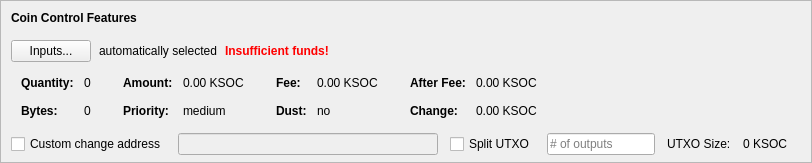
    <widget class="QFrame" name="frameCoinControl">
     <property name="sizePolicy">
      <sizepolicy hsizetype="Expanding" vsizetype="Expanding">
       <horstretch>0</horstretch>
       <verstretch>0</verstretch>
      </sizepolicy>
     </property>
     <property name="maximumSize">
      <size>
       <width>16777215</width>
       <height>16777215</height>
      </size>
     </property>
     <property name="frameShape">
      <enum>QFrame::StyledPanel</enum>
     </property>
     <property name="frameShadow">
      <enum>QFrame::Sunken</enum>
     </property>
     <layout class="QVBoxLayout" name="verticalLayoutCoinControl2">
      <property name="spacing">
       <number>0</number>
      </property>
      <property name="leftMargin">
       <number>0</number>
      </property>
      <property name="topMargin">
       <number>0</number>
      </property>
      <property name="rightMargin">
       <number>0</number>
      </property>
      <property name="bottomMargin">
       <number>6</number>
      </property>
      <item>
       <layout class="QVBoxLayout" name="verticalLayoutCoinControl" stretch="0,0,0,0,1">
        <property name="spacing">
         <number>0</number>
        </property>
        <property name="leftMargin">
         <number>10</number>
        </property>
        <property name="topMargin">
         <number>10</number>
        </property>
        <item>
         <layout class="QHBoxLayout" name="horizontalLayoutCoinControl1">
          <property name="bottomMargin">
           <number>15</number>
          </property>
          <item>
           <widget class="QLabel" name="labelCoinControlFeatures">
            <property name="sizePolicy">
             <sizepolicy hsizetype="Preferred" vsizetype="Maximum">
              <horstretch>0</horstretch>
              <verstretch>0</verstretch>
             </sizepolicy>
            </property>
            <property name="font">
             <font>
              <weight>75</weight>
              <bold>true</bold>
             </font>
            </property>
            <property name="styleSheet">
             <string notr="true">font-weight:bold;</string>
            </property>
            <property name="text">
             <string>Coin Control Features</string>
            </property>
           </widget>
          </item>
         </layout>
        </item>
        <item>
         <layout class="QHBoxLayout" name="horizontalLayoutCoinControl2" stretch="0,0,0,0">
          <property name="spacing">
           <number>8</number>
          </property>
          <property name="bottomMargin">
           <number>10</number>
          </property>
          <item>
           <widget class="QPushButton" name="pushButtonCoinControl">
            <property name="styleSheet">
             <string notr="true"/>
            </property>
            <property name="text">
             <string>Inputs...</string>
            </property>
            <property name="autoDefault">
             <bool>false</bool>
            </property>
           </widget>
          </item>
          <item>
           <widget class="QLabel" name="labelCoinControlAutomaticallySelected">
            <property name="text">
             <string>automatically selected</string>
            </property>
            <property name="margin">
             <number>5</number>
            </property>
           </widget>
          </item>
          <item>
           <widget class="QLabel" name="labelCoinControlInsuffFunds">
            <property name="font">
             <font>
              <weight>75</weight>
              <bold>true</bold>
             </font>
            </property>
            <property name="styleSheet">
             <string notr="true">color:red;font-weight:bold;</string>
            </property>
            <property name="text">
             <string>Insufficient funds!</string>
            </property>
            <property name="margin">
             <number>5</number>
            </property>
           </widget>
          </item>
          <item>
           <spacer name="horizontalSpacerCoinControl">
            <property name="orientation">
             <enum>Qt::Horizontal</enum>
            </property>
            <property name="sizeHint" stdset="0">
             <size>
              <width>40</width>
              <height>1</height>
             </size>
            </property>
           </spacer>
          </item>
         </layout>
        </item>
        <item>
         <widget class="QWidget" name="widgetCoinControl" native="true">
          <property name="sizePolicy">
           <sizepolicy hsizetype="Preferred" vsizetype="Preferred">
            <horstretch>0</horstretch>
            <verstretch>0</verstretch>
           </sizepolicy>
          </property>
          <property name="minimumSize">
           <size>
            <width>0</width>
            <height>0</height>
           </size>
          </property>
          <property name="styleSheet">
           <string notr="true"/>
          </property>
          <layout class="QHBoxLayout" name="horizontalLayoutCoinControl5">
           <property name="leftMargin">
            <number>0</number>
           </property>
           <property name="topMargin">
            <number>0</number>
           </property>
           <property name="rightMargin">
            <number>0</number>
           </property>
           <property name="bottomMargin">
            <number>0</number>
           </property>
           <item>
            <layout class="QHBoxLayout" name="horizontalLayoutCoinControl3" stretch="0,0,0,1">
             <property name="spacing">
              <number>20</number>
             </property>
             <property name="topMargin">
              <number>0</number>
             </property>
             <property name="bottomMargin">
              <number>10</number>
             </property>
             <item>
              <layout class="QFormLayout" name="formLayoutCoinControl1">
               <property name="horizontalSpacing">
                <number>10</number>
               </property>
               <property name="verticalSpacing">
                <number>14</number>
               </property>
               <property name="leftMargin">
                <number>10</number>
               </property>
               <property name="topMargin">
                <number>4</number>
               </property>
               <property name="rightMargin">
                <number>6</number>
               </property>
               <item row="0" column="0">
                <widget class="QLabel" name="labelCoinControlQuantityText">
                 <property name="font">
                  <font>
                   <weight>75</weight>
                   <bold>true</bold>
                  </font>
                 </property>
                 <property name="text">
                  <string>Quantity:</string>
                 </property>
                 <property name="margin">
                  <number>0</number>
                 </property>
                </widget>
               </item>
               <item row="0" column="1">
                <widget class="QLabel" name="labelCoinControlQuantity">
                 <property name="cursor">
                  <cursorShape>IBeamCursor</cursorShape>
                 </property>
                 <property name="contextMenuPolicy">
                  <enum>Qt::ActionsContextMenu</enum>
                 </property>
                 <property name="text">
                  <string notr="true">0</string>
                 </property>
                 <property name="margin">
                  <number>0</number>
                 </property>
                 <property name="textInteractionFlags">
                  <set>Qt::LinksAccessibleByMouse|Qt::TextSelectableByKeyboard|Qt::TextSelectableByMouse</set>
                 </property>
                </widget>
               </item>
               <item row="1" column="0">
                <widget class="QLabel" name="labelCoinControlBytesText">
                 <property name="font">
                  <font>
                   <weight>75</weight>
                   <bold>true</bold>
                  </font>
                 </property>
                 <property name="text">
                  <string>Bytes:</string>
                 </property>
                </widget>
               </item>
               <item row="1" column="1">
                <widget class="QLabel" name="labelCoinControlBytes">
                 <property name="cursor">
                  <cursorShape>IBeamCursor</cursorShape>
                 </property>
                 <property name="contextMenuPolicy">
                  <enum>Qt::ActionsContextMenu</enum>
                 </property>
                 <property name="text">
                  <string notr="true">0</string>
                 </property>
                 <property name="textInteractionFlags">
                  <set>Qt::LinksAccessibleByMouse|Qt::TextSelectableByKeyboard|Qt::TextSelectableByMouse</set>
                 </property>
                </widget>
               </item>
              </layout>
             </item>
             <item>
              <layout class="QFormLayout" name="formLayoutCoinControl2">
               <property name="horizontalSpacing">
                <number>10</number>
               </property>
               <property name="verticalSpacing">
                <number>14</number>
               </property>
               <property name="leftMargin">
                <number>6</number>
               </property>
               <property name="topMargin">
                <number>4</number>
               </property>
               <property name="rightMargin">
                <number>6</number>
               </property>
               <item row="0" column="0">
                <widget class="QLabel" name="labelCoinControlAmountText">
                 <property name="font">
                  <font>
                   <weight>75</weight>
                   <bold>true</bold>
                  </font>
                 </property>
                 <property name="text">
                  <string>Amount:</string>
                 </property>
                 <property name="margin">
                  <number>0</number>
                 </property>
                </widget>
               </item>
               <item row="0" column="1">
                <widget class="QLabel" name="labelCoinControlAmount">
                 <property name="cursor">
                  <cursorShape>IBeamCursor</cursorShape>
                 </property>
                 <property name="contextMenuPolicy">
                  <enum>Qt::ActionsContextMenu</enum>
                 </property>
                 <property name="text">
                  <string notr="true">0.00 KSOC</string>
                 </property>
                 <property name="textInteractionFlags">
                  <set>Qt::LinksAccessibleByMouse|Qt::TextSelectableByKeyboard|Qt::TextSelectableByMouse</set>
                 </property>
                </widget>
               </item>
               <item row="1" column="0">
                <widget class="QLabel" name="labelCoinControlPriorityText">
                 <property name="font">
                  <font>
                   <weight>75</weight>
                   <bold>true</bold>
                  </font>
                 </property>
                 <property name="text">
                  <string>Priority:</string>
                 </property>
                </widget>
               </item>
               <item row="1" column="1">
                <widget class="QLabel" name="labelCoinControlPriority">
                 <property name="cursor">
                  <cursorShape>IBeamCursor</cursorShape>
                 </property>
                 <property name="contextMenuPolicy">
                  <enum>Qt::ActionsContextMenu</enum>
                 </property>
                 <property name="text">
                  <string>medium</string>
                 </property>
                 <property name="textInteractionFlags">
                  <set>Qt::LinksAccessibleByMouse|Qt::TextSelectableByKeyboard|Qt::TextSelectableByMouse</set>
                 </property>
                </widget>
               </item>
              </layout>
             </item>
             <item>
              <layout class="QFormLayout" name="formLayoutCoinControl3">
               <property name="horizontalSpacing">
                <number>10</number>
               </property>
               <property name="verticalSpacing">
                <number>14</number>
               </property>
               <property name="leftMargin">
                <number>6</number>
               </property>
               <property name="topMargin">
                <number>4</number>
               </property>
               <property name="rightMargin">
                <number>6</number>
               </property>
               <item row="0" column="0">
                <widget class="QLabel" name="labelCoinControlFeeText">
                 <property name="font">
                  <font>
                   <weight>75</weight>
                   <bold>true</bold>
                  </font>
                 </property>
                 <property name="text">
                  <string>Fee:</string>
                 </property>
                 <property name="margin">
                  <number>0</number>
                 </property>
                </widget>
               </item>
               <item row="0" column="1">
                <widget class="QLabel" name="labelCoinControlFee">
                 <property name="cursor">
                  <cursorShape>IBeamCursor</cursorShape>
                 </property>
                 <property name="contextMenuPolicy">
                  <enum>Qt::ActionsContextMenu</enum>
                 </property>
                 <property name="text">
                  <string notr="true">0.00 KSOC</string>
                 </property>
                 <property name="textInteractionFlags">
                  <set>Qt::LinksAccessibleByMouse|Qt::TextSelectableByKeyboard|Qt::TextSelectableByMouse</set>
                 </property>
                </widget>
               </item>
               <item row="1" column="0">
                <widget class="QLabel" name="labelCoinControlLowOutputText">
                 <property name="font">
                  <font>
                   <weight>75</weight>
                   <bold>true</bold>
                  </font>
                 </property>
                 <property name="text">
                  <string>Dust:</string>
                 </property>
                </widget>
               </item>
               <item row="1" column="1">
                <widget class="QLabel" name="labelCoinControlLowOutput">
                 <property name="cursor">
                  <cursorShape>IBeamCursor</cursorShape>
                 </property>
                 <property name="contextMenuPolicy">
                  <enum>Qt::ActionsContextMenu</enum>
                 </property>
                 <property name="text">
                  <string>no</string>
                 </property>
                 <property name="textInteractionFlags">
                  <set>Qt::LinksAccessibleByMouse|Qt::TextSelectableByKeyboard|Qt::TextSelectableByMouse</set>
                 </property>
                </widget>
               </item>
              </layout>
             </item>
             <item>
              <layout class="QFormLayout" name="formLayoutCoinControl4">
               <property name="horizontalSpacing">
                <number>10</number>
               </property>
               <property name="verticalSpacing">
                <number>14</number>
               </property>
               <property name="leftMargin">
                <number>6</number>
               </property>
               <property name="topMargin">
                <number>4</number>
               </property>
               <property name="rightMargin">
                <number>6</number>
               </property>
               <item row="0" column="0">
                <widget class="QLabel" name="labelCoinControlAfterFeeText">
                 <property name="font">
                  <font>
                   <weight>75</weight>
                   <bold>true</bold>
                  </font>
                 </property>
                 <property name="text">
                  <string>After Fee:</string>
                 </property>
                 <property name="margin">
                  <number>0</number>
                 </property>
                </widget>
               </item>
               <item row="0" column="1">
                <widget class="QLabel" name="labelCoinControlAfterFee">
                 <property name="cursor">
                  <cursorShape>IBeamCursor</cursorShape>
                 </property>
                 <property name="contextMenuPolicy">
                  <enum>Qt::ActionsContextMenu</enum>
                 </property>
                 <property name="text">
                  <string notr="true">0.00 KSOC</string>
                 </property>
                 <property name="textInteractionFlags">
                  <set>Qt::LinksAccessibleByMouse|Qt::TextSelectableByKeyboard|Qt::TextSelectableByMouse</set>
                 </property>
                </widget>
               </item>
               <item row="1" column="0">
                <widget class="QLabel" name="labelCoinControlChangeText">
                 <property name="font">
                  <font>
                   <weight>75</weight>
                   <bold>true</bold>
                  </font>
                 </property>
                 <property name="text">
                  <string>Change:</string>
                 </property>
                </widget>
               </item>
               <item row="1" column="1">
                <widget class="QLabel" name="labelCoinControlChange">
                 <property name="cursor">
                  <cursorShape>IBeamCursor</cursorShape>
                 </property>
                 <property name="contextMenuPolicy">
                  <enum>Qt::ActionsContextMenu</enum>
                 </property>
                 <property name="text">
                  <string notr="true">0.00 KSOC</string>
                 </property>
                 <property name="textInteractionFlags">
                  <set>Qt::LinksAccessibleByMouse|Qt::TextSelectableByKeyboard|Qt::TextSelectableByMouse</set>
                 </property>
                </widget>
               </item>
              </layout>
             </item>
            </layout>
           </item>
          </layout>
         </widget>
        </item>
        <item>
         <layout class="QHBoxLayout" name="horizontalLayoutCoinControl4" stretch="0,0,0,0,0,0,0">
          <property name="spacing">
           <number>12</number>
          </property>
          <property name="sizeConstraint">
           <enum>QLayout::SetDefaultConstraint</enum>
          </property>
          <property name="topMargin">
           <number>5</number>
          </property>
          <property name="rightMargin">
           <number>5</number>
          </property>
          <item>
           <widget class="QCheckBox" name="checkBoxCoinControlChange">
            <property name="toolTip">
             <string>If this is activated, but the change address is empty or invalid, change will be sent to a newly generated address.</string>
            </property>
            <property name="text">
             <string>Custom change address</string>
            </property>
           </widget>
          </item>
          <item>
           <widget class="QValidatedLineEdit" name="lineEditCoinControlChange">
            <property name="enabled">
             <bool>false</bool>
            </property>
            <property name="sizePolicy">
             <sizepolicy hsizetype="Expanding" vsizetype="Fixed">
              <horstretch>0</horstretch>
              <verstretch>0</verstretch>
             </sizepolicy>
            </property>
           </widget>
          </item>
          <item>
           <widget class="QCheckBox" name="splitBlockCheckBox">
            <property name="text">
             <string>Split UTXO</string>
            </property>
           </widget>
          </item>
          <item>
           <widget class="QLineEdit" name="splitBlockLineEdit">
            <property name="sizePolicy">
             <sizepolicy hsizetype="Fixed" vsizetype="Fixed">
              <horstretch>50</horstretch>
              <verstretch>0</verstretch>
             </sizepolicy>
            </property>
            <property name="placeholderText">
             <string># of outputs</string>
            </property>
           </widget>
          </item>
          <item>
           <widget class="QLabel" name="labelBlockSizeText">
            <property name="text">
             <string>UTXO Size:</string>
            </property>
           </widget>
          </item>
          <item>
           <widget class="QLabel" name="labelBlockSize">
            <property name="text">
             <string>0 KSOC</string>
            </property>
           </widget>
          </item>
          <item>
           <widget class="QLabel" name="labelCoinControlChangeLabel">
            <property name="sizePolicy">
             <sizepolicy hsizetype="Preferred" vsizetype="Expanding">
              <horstretch>0</horstretch>
              <verstretch>0</verstretch>
             </sizepolicy>
            </property>
            <property name="minimumSize">
             <size>
              <width>0</width>
              <height>0</height>
             </size>
            </property>
            <property name="text">
             <string/>
            </property>
            <property name="margin">
             <number>3</number>
            </property>
           </widget>
          </item>
         </layout>
        </item>
        <item>
         <spacer name="verticalSpacerCoinControl">
          <property name="orientation">
           <enum>Qt::Vertical</enum>
          </property>
          <property name="sizeHint" stdset="0">
           <size>
            <width>800</width>
            <height>1</height>
           </size>
          </property>
         </spacer>
        </item>
       </layout>
      </item>
     </layout>
    </widget>
